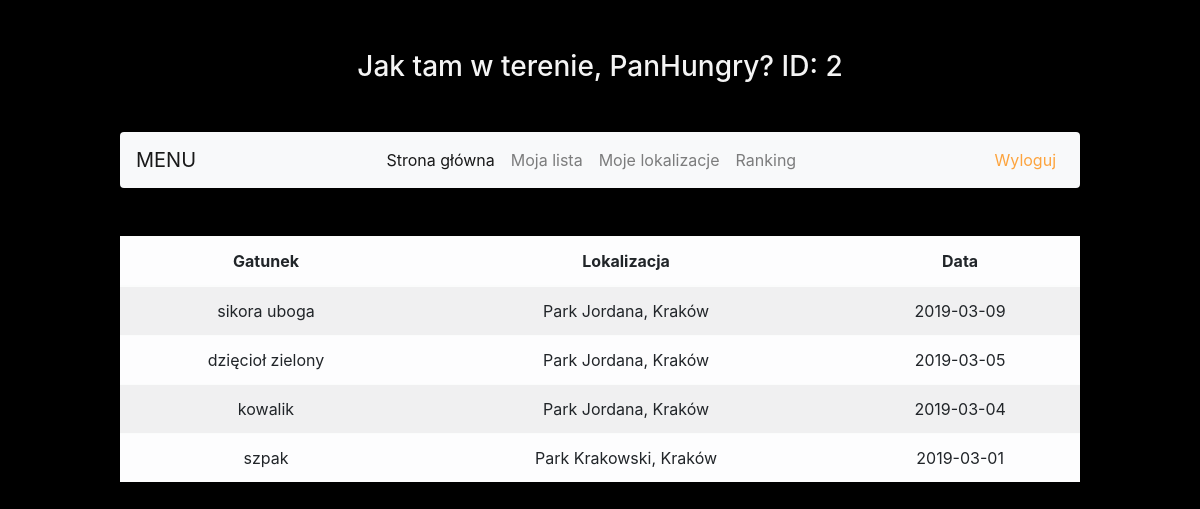
Screenshot of /addSpecies.php (signed in) with the database file from the repository.
### tables this page shows
CREATE TABLE `observations` (
  `ID` int(11) NOT NULL,
  `IDusers` int(11) NOT NULL,
  `IDbirds` int(11) NOT NULL,
  `IDlocations` int(11) NOT NULL,
  `date` date NOT NULL
);

CREATE TABLE `birds` (
  `ID` int(11) NOT NULL,
  `speciesPL` text NOT NULL,
  `speciesLAC` text NOT NULL,
  `speciesENG` text NOT NULL
);

CREATE TABLE `locations` (
  `ID` int(11) NOT NULL,
  `IDusers` int(11) NOT NULL,
  `name` text NOT NULL,
  `lat` float(10,6) NOT NULL,
  `lng` float(10,6) NOT NULL
);

### showObservations.php (the view, shortened to what this page needs)
<?php
require_once "connect.php";
$id = $_SESSION["id"];
$conn = new mysqli($host, $db_user, $db_password, $db_name);
if ($conn->connect_error){
    echo("Connection failed: ".$conn->connect_error);
}
else{
    $dbLocations =  "SELECT * FROM observations WHERE IDusers=$id ORDER BY date DESC";
    $result = $conn->query($dbLocations);
}
echo
'<table class="table table-light table-striped">
    <thead>
    <tr>
        <th scope="col">Gatunek</th>
        <th scope="col">Lokalizacja</th>
        <th scope="col">Data</th>
    </tr>
    </thead>
        <tbody>';
while($fetch=$result->fetch_array()) {
    $birdID = $fetch['IDbirds'];
    $locationID = $fetch['IDlocations'];
    $resultbird = $conn->query(
        sprintf("SELECT speciesPL FROM birds WHERE ID='%s'",
        mysqli_real_escape_string($conn,$birdID)));
    $speciesPL = $resultbird->fetch_assoc();
    $speciesPL = $speciesPL['speciesPL'];
    $resultbird = $conn->query(
        sprintf("SELECT name FROM locations WHERE ID='%s'",
        mysqli_real_escape_string($conn,$locationID)));
    $locationName = $resultbird->fetch_assoc();
    $locationName = $locationName['name'];
echo
'<tr>
    <td>'.$speciesPL.'</td>
    <td>'.$locationName.'</td>
    <td>'.$fetch['date'].'</td>
</tr>';
}
echo
'   </tbody>
</table>';
?>

### css/custom.css (style rules this page uses)
#mainPage { color: #f4f4f4; background-color: rgb(0, 0, 0); background-image: url(../img/mainbg.jpg); background-repeat: no-repeat; background-size: cover; background-attachment: fixed; width: 100%; height: 100vh; }

### rows the page displays
observations: IDbirds.speciesPL "sikora uboga", IDlocations.name "Park Jordana, Kraków", date "2019-03-09"
observations: IDbirds.speciesPL "dzięcioł zielony", IDlocations.name "Park Jordana, Kraków", date "2019-03-05"
observations: IDbirds.speciesPL "kowalik", IDlocations.name "Park Jordana, Kraków", date "2019-03-04"
observations: IDbirds.speciesPL "szpak", IDlocations.name "Park Krakowski, Kraków", date "2019-03-01"

### other values shown
$_SESSION["name"] "PanHungry"
$_SESSION["id"] "2"
